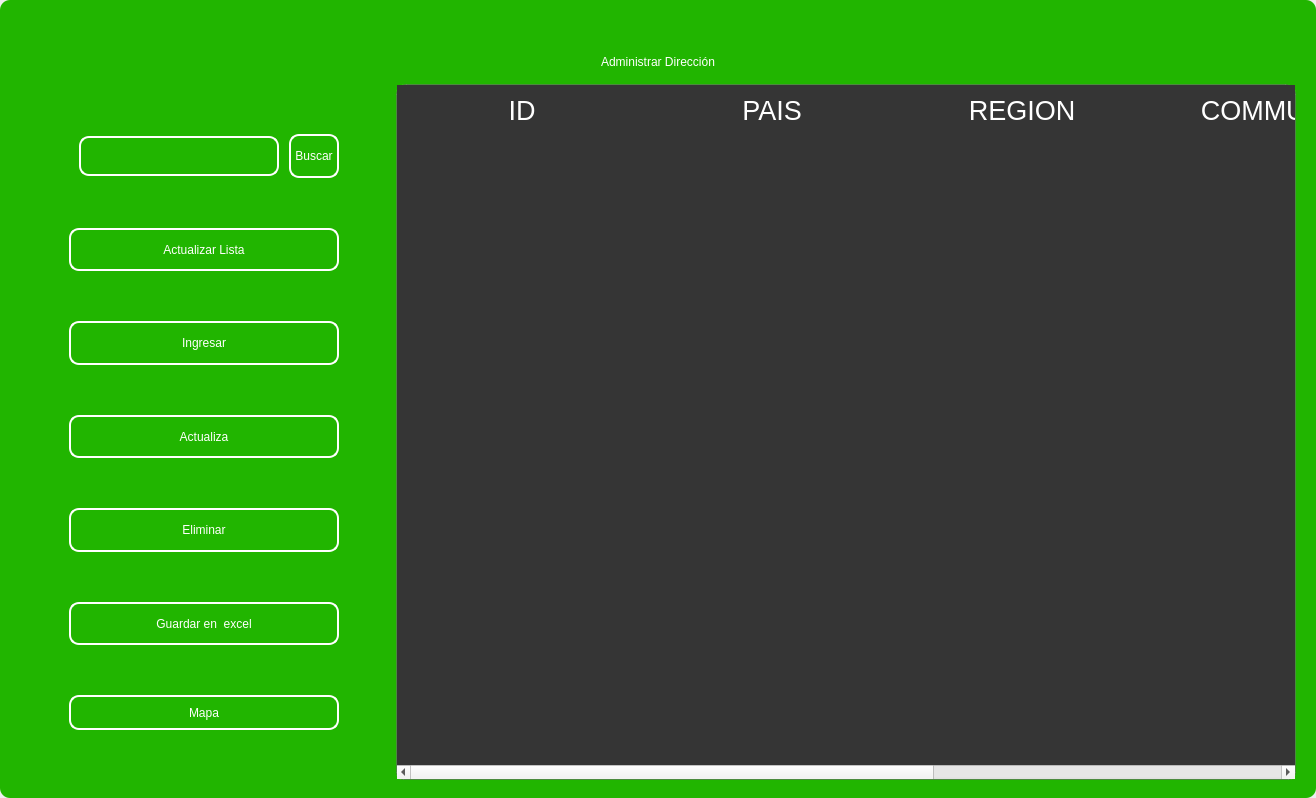
<?xml version="1.0" encoding="UTF-8"?>
<ui version="4.0">
 <class>MainWindow</class>
 <widget class="QMainWindow" name="MainWindow">
  <property name="geometry">
   <rect>
    <x>0</x>
    <y>0</y>
    <width>1316</width>
    <height>798</height>
   </rect>
  </property>
  <property name="windowTitle">
   <string>MainWindow</string>
  </property>
  <property name="styleSheet">
   <string notr="true"/>
  </property>
  <widget class="QWidget" name="centralwidget">
   <property name="styleSheet">
    <string notr="true"/>
   </property>
   <layout class="QVBoxLayout" name="verticalLayout">
    <property name="spacing">
     <number>0</number>
    </property>
    <property name="leftMargin">
     <number>0</number>
    </property>
    <property name="topMargin">
     <number>0</number>
    </property>
    <property name="rightMargin">
     <number>0</number>
    </property>
    <property name="bottomMargin">
     <number>0</number>
    </property>
    <item>
     <widget class="QFrame" name="frame">
      <property name="enabled">
       <bool>true</bool>
      </property>
      <property name="styleSheet">
       <string notr="true">
QFrame {
border-radius:10px;
background-color: rgb(33, 181, 0);
 }
</string>
      </property>
      <property name="frameShape">
       <enum>QFrame::StyledPanel</enum>
      </property>
      <property name="frameShadow">
       <enum>QFrame::Raised</enum>
      </property>
      <layout class="QVBoxLayout" name="verticalLayout_2">
       <item>
        <widget class="QFrame" name="frame_superior">
         <property name="minimumSize">
          <size>
           <width>0</width>
           <height>40</height>
          </size>
         </property>
         <property name="maximumSize">
          <size>
           <width>16777215</width>
           <height>40</height>
          </size>
         </property>
         <property name="styleSheet">
          <string notr="true">QPushButton{
border-radius:18px;
}

QPushButton:hover{
	background-color: rgb(0, 0, 0);
}
</string>
         </property>
         <property name="frameShape">
          <enum>QFrame::StyledPanel</enum>
         </property>
         <property name="frameShadow">
          <enum>QFrame::Raised</enum>
         </property>
         <layout class="QHBoxLayout" name="horizontalLayout_3">
          <property name="spacing">
           <number>4</number>
          </property>
          <property name="leftMargin">
           <number>0</number>
          </property>
          <property name="topMargin">
           <number>0</number>
          </property>
          <property name="rightMargin">
           <number>0</number>
          </property>
          <property name="bottomMargin">
           <number>0</number>
          </property>
          <item>
           <widget class="QPushButton" name="btn_icon">
            <property name="text">
             <string/>
            </property>
            <property name="iconSize">
             <size>
              <width>40</width>
              <height>40</height>
             </size>
            </property>
           </widget>
          </item>
          <item>
           <spacer name="horizontalSpacer_2">
            <property name="orientation">
             <enum>Qt::Horizontal</enum>
            </property>
            <property name="sizeHint" stdset="0">
             <size>
              <width>443</width>
              <height>20</height>
             </size>
            </property>
           </spacer>
          </item>
          <item>
           <widget class="QPushButton" name="btn_exit">
            <property name="minimumSize">
             <size>
              <width>38</width>
              <height>38</height>
             </size>
            </property>
            <property name="maximumSize">
             <size>
              <width>38</width>
              <height>38</height>
             </size>
            </property>
            <property name="cursor">
             <cursorShape>PointingHandCursor</cursorShape>
            </property>
            <property name="text">
             <string/>
            </property>
            <property name="iconSize">
             <size>
              <width>35</width>
              <height>35</height>
             </size>
            </property>
           </widget>
          </item>
          <item>
           <widget class="QPushButton" name="bt_minimizar">
            <property name="minimumSize">
             <size>
              <width>38</width>
              <height>38</height>
             </size>
            </property>
            <property name="maximumSize">
             <size>
              <width>38</width>
              <height>38</height>
             </size>
            </property>
            <property name="cursor">
             <cursorShape>PointingHandCursor</cursorShape>
            </property>
            <property name="text">
             <string/>
            </property>
            <property name="icon">
             <iconset>
              <normaloff>image/minus.svg</normaloff>image/minus.svg</iconset>
            </property>
            <property name="iconSize">
             <size>
              <width>38</width>
              <height>38</height>
             </size>
            </property>
           </widget>
          </item>
          <item>
           <widget class="QPushButton" name="bt_maximizar">
            <property name="minimumSize">
             <size>
              <width>38</width>
              <height>38</height>
             </size>
            </property>
            <property name="maximumSize">
             <size>
              <width>38</width>
              <height>38</height>
             </size>
            </property>
            <property name="cursor">
             <cursorShape>PointingHandCursor</cursorShape>
            </property>
            <property name="text">
             <string/>
            </property>
            <property name="icon">
             <iconset>
              <normaloff>image/chevron-up.svg</normaloff>image/chevron-up.svg</iconset>
            </property>
            <property name="iconSize">
             <size>
              <width>38</width>
              <height>38</height>
             </size>
            </property>
           </widget>
          </item>
          <item>
           <widget class="QPushButton" name="bt_restaurar">
            <property name="minimumSize">
             <size>
              <width>38</width>
              <height>38</height>
             </size>
            </property>
            <property name="maximumSize">
             <size>
              <width>38</width>
              <height>38</height>
             </size>
            </property>
            <property name="cursor">
             <cursorShape>PointingHandCursor</cursorShape>
            </property>
            <property name="text">
             <string/>
            </property>
            <property name="icon">
             <iconset>
              <normaloff>image/chevron-down.svg</normaloff>image/chevron-down.svg</iconset>
            </property>
            <property name="iconSize">
             <size>
              <width>38</width>
              <height>38</height>
             </size>
            </property>
           </widget>
          </item>
          <item>
           <widget class="QPushButton" name="bt_cerrar">
            <property name="minimumSize">
             <size>
              <width>38</width>
              <height>38</height>
             </size>
            </property>
            <property name="maximumSize">
             <size>
              <width>38</width>
              <height>38</height>
             </size>
            </property>
            <property name="cursor">
             <cursorShape>PointingHandCursor</cursorShape>
            </property>
            <property name="text">
             <string/>
            </property>
            <property name="icon">
             <iconset>
              <normaloff>image/x.svg</normaloff>image/x.svg</iconset>
            </property>
            <property name="iconSize">
             <size>
              <width>38</width>
              <height>38</height>
             </size>
            </property>
           </widget>
          </item>
         </layout>
        </widget>
       </item>
       <item>
        <widget class="QLabel" name="label">
         <property name="styleSheet">
          <string notr="true">font: 30pt &quot;MS Shell Dlg 2&quot;;
color: rgb(255, 255, 255);</string>
         </property>
         <property name="text">
          <string>Administrar Dirección</string>
         </property>
         <property name="alignment">
          <set>Qt::AlignCenter</set>
         </property>
        </widget>
       </item>
       <item>
        <widget class="QFrame" name="frame_3">
         <property name="minimumSize">
          <size>
           <width>0</width>
           <height>0</height>
          </size>
         </property>
         <property name="frameShape">
          <enum>QFrame::StyledPanel</enum>
         </property>
         <property name="frameShadow">
          <enum>QFrame::Raised</enum>
         </property>
         <layout class="QHBoxLayout" name="horizontalLayout_4">
          <property name="leftMargin">
           <number>9</number>
          </property>
          <property name="topMargin">
           <number>9</number>
          </property>
          <property name="rightMargin">
           <number>9</number>
          </property>
          <item>
           <layout class="QVBoxLayout" name="verticalLayout_4">
            <property name="spacing">
             <number>50</number>
            </property>
            <property name="sizeConstraint">
             <enum>QLayout::SetDefaultConstraint</enum>
            </property>
            <property name="leftMargin">
             <number>50</number>
            </property>
            <property name="topMargin">
             <number>50</number>
            </property>
            <property name="rightMargin">
             <number>50</number>
            </property>
            <property name="bottomMargin">
             <number>50</number>
            </property>
            <item>
             <layout class="QHBoxLayout" name="horizontalLayout">
              <property name="spacing">
               <number>10</number>
              </property>
              <property name="leftMargin">
               <number>10</number>
              </property>
              <property name="topMargin">
               <number>0</number>
              </property>
              <property name="bottomMargin">
               <number>0</number>
              </property>
              <item>
               <widget class="QLineEdit" name="searchtxt">
                <property name="minimumSize">
                 <size>
                  <width>200</width>
                  <height>25</height>
                 </size>
                </property>
                <property name="maximumSize">
                 <size>
                  <width>150</width>
                  <height>40</height>
                 </size>
                </property>
                <property name="styleSheet">
                 <string notr="true">QLabel {
	color: rgb(255, 255, 254);
	font: 12pt &quot;Arial&quot;;
	background-color: rgba(0, 0, 0,0);
}

QTextEdit{
background-color: rgba(0, 0, 0,0);
border-radius:10px; 
font: 12pt &quot;Arial&quot;;
color: rgb(255, 255, 254);
border: 2px solid  rgb(255, 255, 255);

}

QTextEdit:hover{
background-color: rgba(0, 0, 0,0);
border-radius:10px; 
font: 12pt &quot;Arial&quot;;
border: 2px solid  rgb(120, 0, 171);
}

QTextEdit:focus{
background-color: rgb(0, 0, 0);
border-radius:10px; 
font: 12pt &quot;Arial&quot;;
border: 2px solid rgb(120, 0, 171);
}

QLineEdit{
background-color: rgba(0, 0, 0,0);
border-radius:10px; 
font: 12pt &quot;Arial&quot;;
color: rgb(255, 255, 254);
border: 2px solid  rgb(255, 255, 255);

}

QLineEdit:hover{
background-color: rgba(0, 0, 0,0);
border-radius:10px; 
font: 12pt &quot;Arial&quot;;
border: 2px solid  rgb(120, 0, 171);
}

QLineEdit:focus{
background-color: rgb(0, 0, 0);
border-radius:10px; 
font: 12pt &quot;Arial&quot;;
border: 2px solid rgb(120, 0, 171);
}

QCheckBox{
	font: 12pt &quot;Arial&quot;;
	color: rgb(255, 255, 255);
}

QCheckBox::indicator {
    width: 18px;
    height:18px;
}

QCheckBox::indicator:unchecked {
   background-image: url(image/square.svg);
}

QCheckBox::indicator:checked {
   background-image: url(image/check-square.svg);
}

QPushButton{
border-radius:10px; 
font: 12pt &quot;Arial&quot;;
color: rgb(255, 255, 254);
border: 2px solid #ffffff;
}

QPushButton:hover{
border-radius:10px; 
font: 12pt &quot;Arial&quot;;
color: rgb(255, 255, 255);
border: 2px solid rgb(120, 0, 171);
	background-color: rgb(120, 0, 171);
}
</string>
                </property>
               </widget>
              </item>
              <item>
               <widget class="QPushButton" name="btn_search">
                <property name="sizePolicy">
                 <sizepolicy hsizetype="Minimum" vsizetype="Fixed">
                  <horstretch>0</horstretch>
                  <verstretch>0</verstretch>
                 </sizepolicy>
                </property>
                <property name="minimumSize">
                 <size>
                  <width>0</width>
                  <height>15</height>
                 </size>
                </property>
                <property name="maximumSize">
                 <size>
                  <width>100</width>
                  <height>50</height>
                 </size>
                </property>
                <property name="cursor">
                 <cursorShape>PointingHandCursor</cursorShape>
                </property>
                <property name="styleSheet">
                 <string notr="true">QPushButton{
border-radius:10px; 
font: 12pt &quot;Arial&quot;;
color: rgb(255, 255, 254);
border: 2px solid #ffffff;
}

QPushButton:hover{
border-radius:10px; 
font: 12pt &quot;Arial&quot;;
color: rgb(255, 255, 255);
border: 2px solid rgb(120, 0, 171);
	background-color: rgb(120, 0, 171);
}</string>
                </property>
                <property name="text">
                 <string>Buscar</string>
                </property>
               </widget>
              </item>
             </layout>
            </item>
            <item>
             <widget class="QPushButton" name="btn_get">
              <property name="minimumSize">
               <size>
                <width>50</width>
                <height>40</height>
               </size>
              </property>
              <property name="maximumSize">
               <size>
                <width>300</width>
                <height>50</height>
               </size>
              </property>
              <property name="cursor">
               <cursorShape>PointingHandCursor</cursorShape>
              </property>
              <property name="styleSheet">
               <string notr="true">QPushButton{
border-radius:10px; 
font: 12pt &quot;Arial&quot;;
color: rgb(255, 255, 254);
border: 2px solid #ffffff;
}

QPushButton:hover{
border-radius:10px; 
font: 12pt &quot;Arial&quot;;
color: rgb(255, 255, 255);
border: 2px solid rgb(120, 0, 171);
	background-color: rgb(120, 0, 171);
}</string>
              </property>
              <property name="text">
               <string>Actualizar Lista</string>
              </property>
              <property name="iconSize">
               <size>
                <width>35</width>
                <height>35</height>
               </size>
              </property>
             </widget>
            </item>
            <item>
             <widget class="QPushButton" name="btn_add">
              <property name="minimumSize">
               <size>
                <width>0</width>
                <height>40</height>
               </size>
              </property>
              <property name="maximumSize">
               <size>
                <width>300</width>
                <height>50</height>
               </size>
              </property>
              <property name="cursor">
               <cursorShape>PointingHandCursor</cursorShape>
              </property>
              <property name="styleSheet">
               <string notr="true">QPushButton{
border-radius:10px; 
font: 12pt &quot;Arial&quot;;
color: rgb(255, 255, 254);
border: 2px solid #ffffff;
}

QPushButton:hover{
border-radius:10px; 
font: 12pt &quot;Arial&quot;;
color: rgb(255, 255, 255);
border: 2px solid rgb(120, 0, 171);
	background-color: rgb(120, 0, 171);
}</string>
              </property>
              <property name="text">
               <string>Ingresar</string>
              </property>
              <property name="iconSize">
               <size>
                <width>35</width>
                <height>35</height>
               </size>
              </property>
             </widget>
            </item>
            <item>
             <widget class="QPushButton" name="btn_update">
              <property name="minimumSize">
               <size>
                <width>0</width>
                <height>40</height>
               </size>
              </property>
              <property name="maximumSize">
               <size>
                <width>300</width>
                <height>50</height>
               </size>
              </property>
              <property name="cursor">
               <cursorShape>PointingHandCursor</cursorShape>
              </property>
              <property name="styleSheet">
               <string notr="true">QPushButton{
border-radius:10px; 
font: 12pt &quot;Arial&quot;;
color: rgb(255, 255, 254);
border: 2px solid #ffffff;
}

QPushButton:hover{
border-radius:10px; 
font: 12pt &quot;Arial&quot;;
color: rgb(255, 255, 255);
border: 2px solid rgb(120, 0, 171);
	background-color: rgb(120, 0, 171);
}</string>
              </property>
              <property name="text">
               <string>Actualiza</string>
              </property>
              <property name="iconSize">
               <size>
                <width>35</width>
                <height>35</height>
               </size>
              </property>
             </widget>
            </item>
            <item>
             <widget class="QPushButton" name="btn_delete">
              <property name="minimumSize">
               <size>
                <width>0</width>
                <height>40</height>
               </size>
              </property>
              <property name="maximumSize">
               <size>
                <width>300</width>
                <height>50</height>
               </size>
              </property>
              <property name="cursor">
               <cursorShape>PointingHandCursor</cursorShape>
              </property>
              <property name="styleSheet">
               <string notr="true">QPushButton{
border-radius:10px; 
font: 12pt &quot;Arial&quot;;
color: rgb(255, 255, 254);
border: 2px solid #ffffff;
}

QPushButton:hover{
border-radius:10px; 
font: 12pt &quot;Arial&quot;;
color: rgb(255, 255, 255);
border: 2px solid rgb(120, 0, 171);
	background-color: rgb(120, 0, 171);
}</string>
              </property>
              <property name="text">
               <string>Eliminar</string>
              </property>
              <property name="iconSize">
               <size>
                <width>35</width>
                <height>35</height>
               </size>
              </property>
             </widget>
            </item>
            <item>
             <widget class="QPushButton" name="btn_excel">
              <property name="minimumSize">
               <size>
                <width>10</width>
                <height>40</height>
               </size>
              </property>
              <property name="maximumSize">
               <size>
                <width>300</width>
                <height>50</height>
               </size>
              </property>
              <property name="cursor">
               <cursorShape>PointingHandCursor</cursorShape>
              </property>
              <property name="styleSheet">
               <string notr="true">QPushButton{
border-radius:10px; 
font: 12pt &quot;Arial&quot;;
color: rgb(255, 255, 254);
border: 2px solid #ffffff;
}

QPushButton:hover{
border-radius:10px; 
font: 12pt &quot;Arial&quot;;
color: rgb(255, 255, 255);
border: 2px solid rgb(120, 0, 171);
	background-color: rgb(120, 0, 171);
}</string>
              </property>
              <property name="text">
               <string>Guardar en  excel</string>
              </property>
              <property name="iconSize">
               <size>
                <width>35</width>
                <height>35</height>
               </size>
              </property>
             </widget>
            </item>
            <item>
             <widget class="QPushButton" name="btn_maps">
              <property name="minimumSize">
               <size>
                <width>0</width>
                <height>35</height>
               </size>
              </property>
              <property name="styleSheet">
               <string notr="true">QPushButton{
border-radius:10px; 
font: 12pt &quot;Arial&quot;;
color: rgb(255, 255, 254);
border: 2px solid #ffffff;
}

QPushButton:hover{
border-radius:10px; 
font: 12pt &quot;Arial&quot;;
color: rgb(255, 255, 255);
border: 2px solid rgb(120, 0, 171);
	background-color: rgb(120, 0, 171);
}</string>
              </property>
              <property name="text">
               <string>Mapa</string>
              </property>
             </widget>
            </item>
           </layout>
          </item>
          <item>
           <widget class="QTableWidget" name="table_address">
            <property name="minimumSize">
             <size>
              <width>900</width>
              <height>0</height>
             </size>
            </property>
            <property name="maximumSize">
             <size>
              <width>700</width>
              <height>16777215</height>
             </size>
            </property>
            <property name="styleSheet">
             <string notr="true">QTableView {

	border: 1px solid rgba(255,255,255,40);
	border-bottom-right-radius: 7px; 
	border-bottom-left-radius: 7px; 
	color: white;
	font: 15pt &quot;MS Shell Dlg 2&quot;;
	background-color: rgb(53, 53, 53);
}

QHeaderView::section {
background-color: rgb(53, 53, 53);
color: white;
border: none;
height: 50px;
font-size: 20pt;
}

QTableView::item {
    border-style: none;
    border-bottom: 1px solid rgba(255,255,255,50);
    padding-left: auto;
    padding-right: auto;
}

QTableView::item:selected{
	border: none;
	color: rgb(255, 255, 255);
    background-color: rgba(255, 255, 255, 50);
}
</string>
            </property>
            <property name="lineWidth">
             <number>1</number>
            </property>
            <property name="editTriggers">
             <set>QAbstractItemView::NoEditTriggers</set>
            </property>
            <attribute name="horizontalHeaderDefaultSectionSize">
             <number>250</number>
            </attribute>
            <column>
             <property name="text">
              <string>ID</string>
             </property>
            </column>
            <column>
             <property name="text">
              <string>PAIS</string>
             </property>
            </column>
            <column>
             <property name="text">
              <string>REGION</string>
             </property>
            </column>
            <column>
             <property name="text">
              <string>COMMUNE</string>
             </property>
            </column>
            <column>
             <property name="text">
              <string>DESCRIPCIÓN</string>
             </property>
            </column>
           </widget>
          </item>
         </layout>
        </widget>
       </item>
      </layout>
     </widget>
    </item>
   </layout>
  </widget>
 </widget>
 <resources/>
 <connections/>
</ui>
